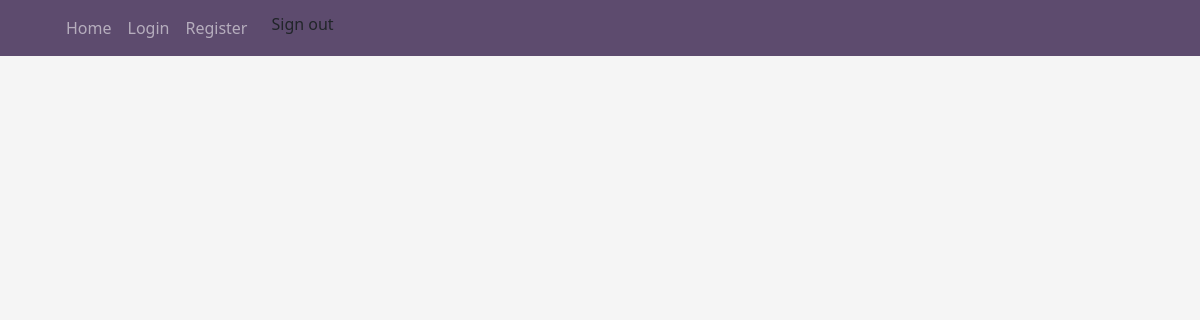
The app's page /blog (signed in), older data.
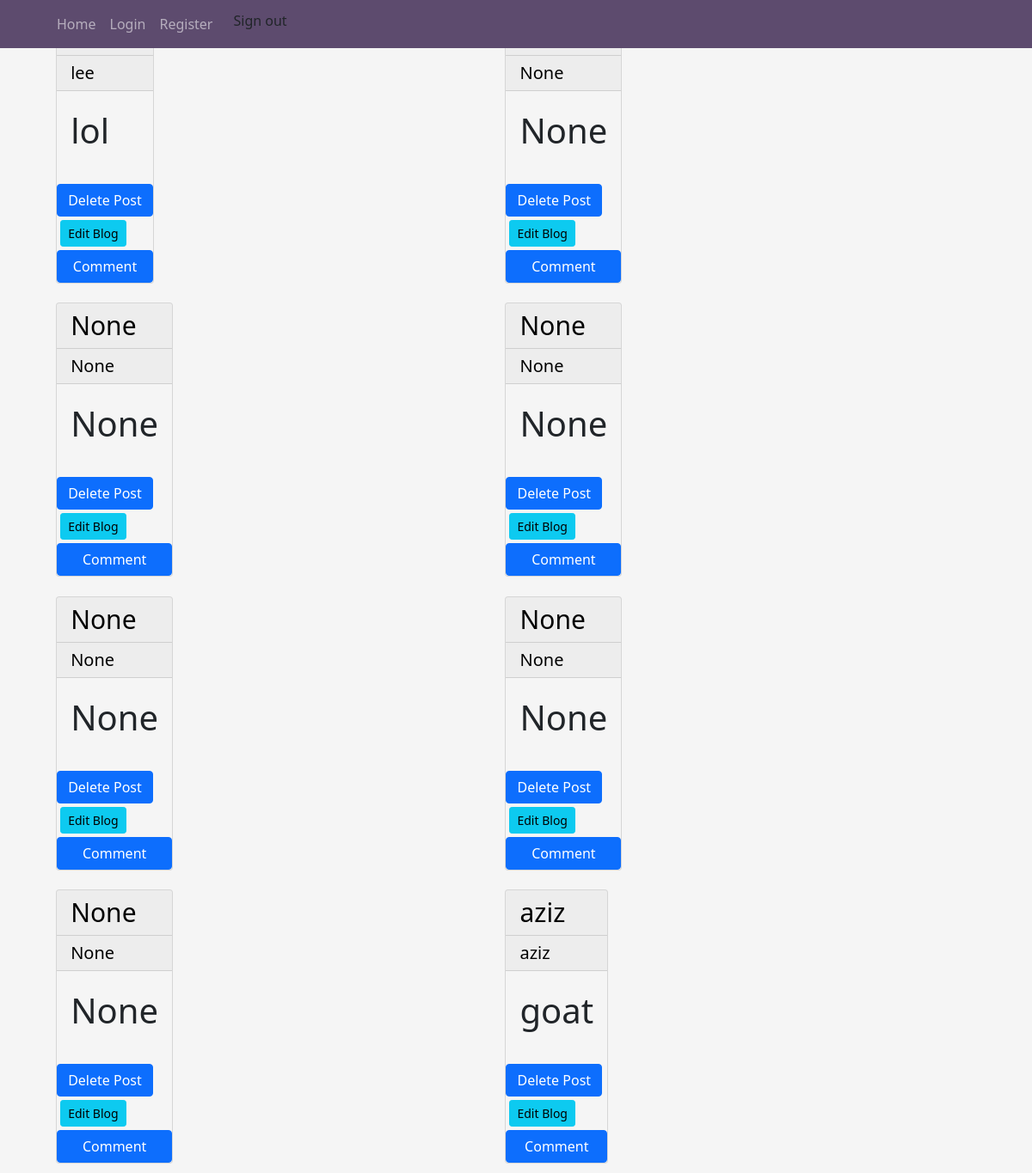
The same page, newer data.
### app/models.py (models this page shows, shortened)
class Blog(db.Model):
    id=db.Column(db.Integer, primary_key=True)
    title=db.Column(db.String(30))
    sub_title=db.Column(db.String(20))
    content=db.Column(db.String(300))
    time_posted=db.Column(db.DateTime,index=True, default=datetime.now)
    user_id = db.Column(db.Integer, db.ForeignKey('user.id'))
    comment = db.relationship('Comment', backref='pitch', lazy='dynamic')

### app/views.py (the view)
@app.route('/blog')
def blog():
    blogs=Blog.query.all()
    return render_template('blog.html',blog=blogs)

### app/models.py (called while the page is built)
@login.user_loader
def load_user(id):
    return User.query.get(int(id))

### app/templates/blog.html (shortened to what this page needs)
{% extends 'index.html'%}
{% block content %}
<div class="container-fluid landing">
    <div class="row">
                {% for blog in blog %}
                <div class="col-md-4 d-flex jusify-content-center" style="margin: 1%; width: 500px;">
                    <div class="card" style="background-color:whitesmoke;">
                        <h2 style="color:black; font-size:30px;" class="card-header">{{blog.title}}</h2>
                        <h5 style="color:black; font-size:20px;" class="card-header">{{blog.title}}</h5>
                        <div class="card-body">
                                <p style="font-size: 40px;">{{blog.content}}</p>
                        </div>
                        <div class="" style="float: right;">
                            <form action="{{url_for('delete_post',blog_id = blog.id)}}" method="POST">
                                <input  type="submit" class="btn  btn-primary" value="Delete Post">
                            </form>
                        </div>
                        <div class="" style="float: left;">
                            <a  class="btn btn-info btn-sm m-1" href="{{url_for('updateblog',blog_id = blog.id)}}">Edit Blog</a>
                        </div>
                        <a href="{{url_for('comment',blog_id = blog.id)}}" class="btn btn-primary"> Comment</a>
                        </div>
                    </div>
                {% endfor %}
    </div>
</div>
{% endblock %}

### app/templates/index.html (shortened to what this page needs)
<!DOCTYPE html>
<html lang="en">
<head>
      <link href="https://cdn.jsdelivr.net/npm/bootstrap@5.0.2/dist/css/bootstrap.min.css" rel="stylesheet">
    <link rel="stylesheet" href="{{ url_for('static', filename='main.css') }}">
</head>
<body>
    <header class="site-header">
        <nav class="navbar navbar-expand-md navbar-dark bg-steel fixed-top">
          <div class="container">
            <div class="collapse navbar-collapse" id="navbarToggle">
              <div class="navbar-nav mr-auto">
                <a class="nav-item nav-link" href="{{url_for('index')}}">Home</a>
              </div>
              <div class="navbar-nav">
                <a class="nav-item nav-link" href="{{url_for('login')}}">Login</a>
                <a class="nav-item nav-link" href="{{url_for('registration')}}">Register</a>
                {% if current_user.is_authenticated %}
                <a class="dropdown-item" href="{{url_for('logout')}}">Sign out</a>
                {% endif %}
              </div>
            </div>
          </div>
        </nav>
      </header>
      <main role="main" class="container">
      {% block content %}{% endblock content %}
        </main>
</body>
</html>

### app/static/main.css (style rules this page uses)
body { background-color:whitesmoke; }
.bg-steel { background-color: #5d4b6e; }

Row changes from the older to the newer data that the page shows:
added Blog: title "lee", content "lol"
added Blog: title "None", content "None"
added Blog: title "None", content "None"
added Blog: title "None", content "None"
added Blog: title "None", content "None"
added Blog: title "None", content "None"
added Blog: title "None", content "None"
added Blog: title "aziz", content "goat"
